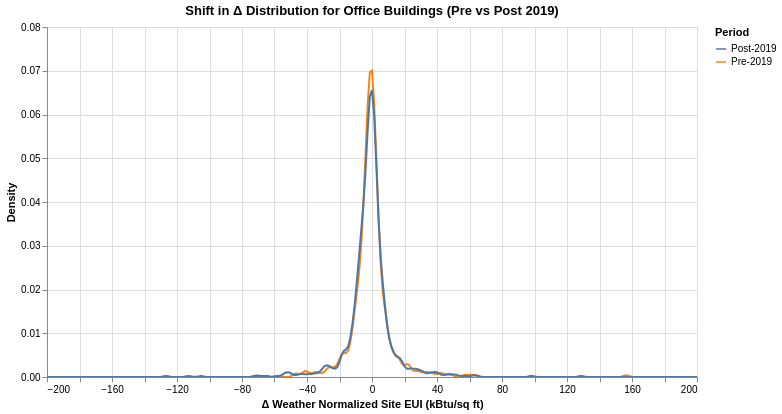

The notebook cell saved with this chart:
### Markdown cell above
Delta EUI distribution BEFORE and AFTER placards (kernel density plots)

### Code cell
plot_delta_kernel_density(
    energy_data,
    property_type="office",
    metric_col="Weather Normalized Site EUI (kBtu/sq ft)",
)

### Figure 1 — Vega-Lite specification as saved in the notebook (floating-point values rounded to 4 significant figures; data arrays with more than 128 entries replaced by an {"elided": "..."} marker saying what was removed)
{"config": {"view": {"continuousWidth": 300, "continuousHeight": 300}}, "data": {"name": "data-062ccd090d2a6f69dfe3f8c70cb2035b"}, "mark": {"type": "line"}, "encoding": {"color": {"field": "Period", "scale": {"scheme": "tableau10"}, "type": "nominal"}, "tooltip": [{"field": "Period", "title": "Period", "type": "nominal"}, {"field": "Delta", "format": ".2f", "title": "Δ Metric", "type": "quantitative"}, {"field": "Density", "format": ".4f", "title": "Density", "type": "quantitative"}], "x": {"field": "Delta", "title": "Δ Weather Normalized Site EUI (kBtu/sq ft)", "type": "quantitative"}, "y": {"field": "Density", "title": "Density", "type": "quantitative"}}, "height": 350, "params": [{"name": "param_f268f798f41c853e", "select": {"type": "interval"}, "bind": "scales"}], "title": "Shift in Δ Distribution for Office Buildings (Pre vs Post 2019)", "transform": [{"density": "Delta_clipped", "extent": [-200, 200], "groupby": ["Period"], "steps": 300, "as": ["Delta", "Density"]}], "width": 650, "$schema": "https://vega.github.io/schema/vega-lite/v6.1.0.json", "datasets": {"data-062ccd090d2a6f69dfe3f8c70cb2035b": {"elided": "1581 records"}}}
